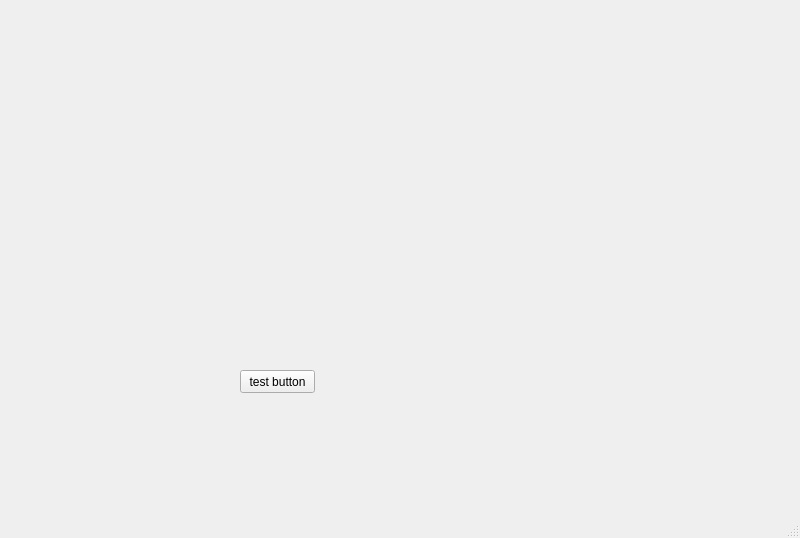
<?xml version="1.0" encoding="UTF-8"?>
<ui version="4.0">
 <class>MainWindow</class>
 <widget class="QMainWindow" name="MainWindow">
  <property name="geometry">
   <rect>
    <x>0</x>
    <y>0</y>
    <width>800</width>
    <height>538</height>
   </rect>
  </property>
  <property name="windowTitle">
   <string>MainWindow</string>
  </property>
  <widget class="QWidget" name="centralwidget">
   <widget class="QPushButton" name="pushButton">
    <property name="geometry">
     <rect>
      <x>240</x>
      <y>370</y>
      <width>75</width>
      <height>23</height>
     </rect>
    </property>
    <property name="text">
     <string>test button</string>
    </property>
   </widget>
  </widget>
  <widget class="QMenuBar" name="menubar">
   <property name="geometry">
    <rect>
     <x>0</x>
     <y>0</y>
     <width>800</width>
     <height>21</height>
    </rect>
   </property>
  </widget>
  <widget class="QStatusBar" name="statusbar"/>
 </widget>
 <resources/>
 <connections/>
</ui>
